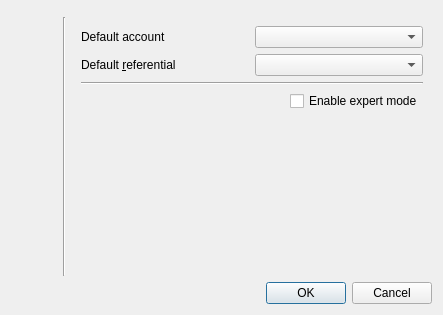
<?xml version="1.0" encoding="UTF-8"?>
<ui version="4.0">
 <class>PreferencesDialog</class>
 <widget class="QDialog" name="PreferencesDialog">
  <property name="geometry">
   <rect>
    <x>0</x>
    <y>0</y>
    <width>443</width>
    <height>315</height>
   </rect>
  </property>
  <property name="windowTitle">
   <string>Preferences</string>
  </property>
  <layout class="QVBoxLayout" name="verticalLayout">
   <item>
    <layout class="QHBoxLayout" name="horizontalLayout_2">
     <property name="topMargin">
      <number>6</number>
     </property>
     <item>
      <layout class="QVBoxLayout" name="verticalLayout_6">
       <property name="leftMargin">
        <number>6</number>
       </property>
       <item>
        <widget class="QPushButton" name="button_app">
         <property name="text">
          <string/>
         </property>
         <property name="icon">
          <iconset resource="../icons/icons.qrc">
           <normaloff>:/icons/settings_app_icon</normaloff>:/icons/settings_app_icon</iconset>
         </property>
         <property name="iconSize">
          <size>
           <width>65</width>
           <height>65</height>
          </size>
         </property>
         <property name="flat">
          <bool>true</bool>
         </property>
        </widget>
       </item>
       <item>
        <widget class="QPushButton" name="button_display">
         <property name="text">
          <string/>
         </property>
         <property name="icon">
          <iconset resource="../icons/icons.qrc">
           <normaloff>:/icons/settings_display_icon</normaloff>:/icons/settings_display_icon</iconset>
         </property>
         <property name="iconSize">
          <size>
           <width>65</width>
           <height>65</height>
          </size>
         </property>
         <property name="flat">
          <bool>true</bool>
         </property>
        </widget>
       </item>
       <item>
        <widget class="QPushButton" name="button_network">
         <property name="text">
          <string/>
         </property>
         <property name="icon">
          <iconset resource="../icons/icons.qrc">
           <normaloff>:/icons/settings_network_icon</normaloff>:/icons/settings_network_icon</iconset>
         </property>
         <property name="iconSize">
          <size>
           <width>65</width>
           <height>65</height>
          </size>
         </property>
         <property name="flat">
          <bool>true</bool>
         </property>
        </widget>
       </item>
      </layout>
     </item>
     <item>
      <widget class="Line" name="line">
       <property name="orientation">
        <enum>Qt::Vertical</enum>
       </property>
      </widget>
     </item>
     <item>
      <widget class="QStackedWidget" name="stackedWidget">
       <property name="currentIndex">
        <number>0</number>
       </property>
       <widget class="QWidget" name="page">
        <layout class="QVBoxLayout" name="verticalLayout_7">
         <item>
          <layout class="QHBoxLayout" name="horizontalLayout">
           <item>
            <widget class="QLabel" name="label">
             <property name="text">
              <string>Default account</string>
             </property>
            </widget>
           </item>
           <item>
            <widget class="QComboBox" name="combo_account"/>
           </item>
          </layout>
         </item>
         <item>
          <layout class="QHBoxLayout" name="horizontalLayout_3">
           <item>
            <widget class="QLabel" name="label_3">
             <property name="text">
              <string>Default &amp;referential</string>
             </property>
             <property name="buddy">
              <cstring>label_3</cstring>
             </property>
            </widget>
           </item>
           <item>
            <widget class="QComboBox" name="combo_referential"/>
           </item>
          </layout>
         </item>
         <item>
          <widget class="Line" name="line_2">
           <property name="orientation">
            <enum>Qt::Horizontal</enum>
           </property>
          </widget>
         </item>
         <item>
          <layout class="QHBoxLayout" name="horizontalLayout_4">
           <item>
            <spacer name="horizontalSpacer">
             <property name="orientation">
              <enum>Qt::Horizontal</enum>
             </property>
             <property name="sizeHint" stdset="0">
              <size>
               <width>40</width>
               <height>20</height>
              </size>
             </property>
            </spacer>
           </item>
           <item>
            <widget class="QCheckBox" name="checkbox_expertmode">
             <property name="text">
              <string>Enable expert mode</string>
             </property>
            </widget>
           </item>
          </layout>
         </item>
         <item>
          <spacer name="verticalSpacer">
           <property name="orientation">
            <enum>Qt::Vertical</enum>
           </property>
           <property name="sizeHint" stdset="0">
            <size>
             <width>20</width>
             <height>40</height>
            </size>
           </property>
          </spacer>
         </item>
        </layout>
        <zorder></zorder>
        <zorder></zorder>
        <zorder>verticalSpacer</zorder>
        <zorder>line_2</zorder>
       </widget>
       <widget class="QWidget" name="page_2">
        <layout class="QVBoxLayout" name="verticalLayout_2">
         <item>
          <layout class="QHBoxLayout" name="horizontalLayout_6">
           <item>
            <widget class="QLabel" name="label_4">
             <property name="text">
              <string>Digits after commas </string>
             </property>
            </widget>
           </item>
           <item>
            <widget class="QSpinBox" name="spinbox_digits_comma"/>
           </item>
          </layout>
         </item>
         <item>
          <layout class="QHBoxLayout" name="horizontalLayout_7">
           <item>
            <widget class="QLabel" name="label_5">
             <property name="text">
              <string>Language</string>
             </property>
            </widget>
           </item>
           <item>
            <widget class="QComboBox" name="combo_language"/>
           </item>
          </layout>
         </item>
         <item>
          <widget class="Line" name="line_3">
           <property name="orientation">
            <enum>Qt::Horizontal</enum>
           </property>
          </widget>
         </item>
         <item>
          <layout class="QHBoxLayout" name="horizontalLayout_5">
           <item>
            <spacer name="horizontalSpacer_2">
             <property name="orientation">
              <enum>Qt::Horizontal</enum>
             </property>
             <property name="sizeHint" stdset="0">
              <size>
               <width>40</width>
               <height>20</height>
              </size>
             </property>
            </spacer>
           </item>
           <item>
            <widget class="QCheckBox" name="checkbox_maximize">
             <property name="text">
              <string>Maximize Window at Startup</string>
             </property>
            </widget>
           </item>
          </layout>
         </item>
         <item>
          <layout class="QHBoxLayout" name="horizontalLayout_8">
           <property name="topMargin">
            <number>6</number>
           </property>
           <item>
            <spacer name="horizontalSpacer_3">
             <property name="orientation">
              <enum>Qt::Horizontal</enum>
             </property>
             <property name="sizeHint" stdset="0">
              <size>
               <width>40</width>
               <height>20</height>
              </size>
             </property>
            </spacer>
           </item>
           <item>
            <widget class="QCheckBox" name="checkbox_notifications">
             <property name="text">
              <string>Enable notifications</string>
             </property>
            </widget>
           </item>
          </layout>
         </item>
         <item>
          <spacer name="verticalSpacer_2">
           <property name="orientation">
            <enum>Qt::Vertical</enum>
           </property>
           <property name="sizeHint" stdset="0">
            <size>
             <width>20</width>
             <height>40</height>
            </size>
           </property>
          </spacer>
         </item>
        </layout>
        <zorder></zorder>
        <zorder></zorder>
        <zorder>verticalSpacer_2</zorder>
        <zorder>line_3</zorder>
       </widget>
       <widget class="QWidget" name="page_3"/>
      </widget>
     </item>
    </layout>
   </item>
   <item>
    <widget class="QDialogButtonBox" name="buttonBox">
     <property name="orientation">
      <enum>Qt::Horizontal</enum>
     </property>
     <property name="standardButtons">
      <set>QDialogButtonBox::Cancel|QDialogButtonBox::Ok</set>
     </property>
    </widget>
   </item>
  </layout>
 </widget>
 <resources>
  <include location="../icons/icons.qrc"/>
 </resources>
 <connections>
  <connection>
   <sender>buttonBox</sender>
   <signal>accepted()</signal>
   <receiver>PreferencesDialog</receiver>
   <slot>accept()</slot>
   <hints>
    <hint type="sourcelabel">
     <x>248</x>
     <y>254</y>
    </hint>
    <hint type="destinationlabel">
     <x>157</x>
     <y>274</y>
    </hint>
   </hints>
  </connection>
  <connection>
   <sender>buttonBox</sender>
   <signal>rejected()</signal>
   <receiver>PreferencesDialog</receiver>
   <slot>reject()</slot>
   <hints>
    <hint type="sourcelabel">
     <x>316</x>
     <y>260</y>
    </hint>
    <hint type="destinationlabel">
     <x>286</x>
     <y>274</y>
    </hint>
   </hints>
  </connection>
 </connections>
</ui>
